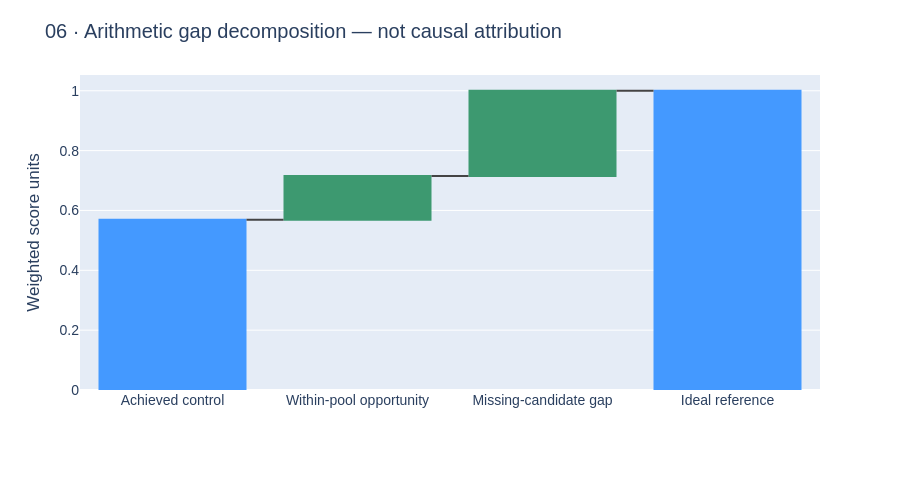

Notebook code cell kept with this figure:
### Markdown cell above
### Candidate availability versus ranking

### Code cell
p=COVERAGE["pooled"]
f=go.Figure(go.Waterfall(x=["Achieved control","Within-pool opportunity","Missing-candidate gap","Ideal reference"],measure=["absolute","relative","relative","total"],y=[p["achieved_control"]["weighted_recall_at_20"],p["weighted_within_candidate_ranking_gap"],p["weighted_missing_candidate_gap"],0]))
f.update_layout(title="06 · Arithmetic gap decomposition — not causal attribution",yaxis_title="Weighted score units")
emit(f)

### Figure 1 — Plotly figure (JSON) as saved in the notebook; plotly's stock layout.template omitted (floating-point values rounded to 4 significant figures)
{"data": [{"measure": ["absolute", "relative", "relative", "total"], "type": "waterfall", "x": ["Achieved control", "Within-pool opportunity", "Missing-candidate gap", "Ideal reference"], "y": [0.5692, 0.1457, 0.2851, 0]}], "layout": {"font": {"family": "Arial", "size": 14}, "height": 490, "legend": {"orientation": "h", "y": -0.23}, "margin": {"b": 100, "t": 75}, "title": {"text": "06 · Arithmetic gap decomposition — not causal attribution"}, "xaxis": {"automargin": true}, "yaxis": {"automargin": true, "title": {"text": "Weighted score units"}}}}
